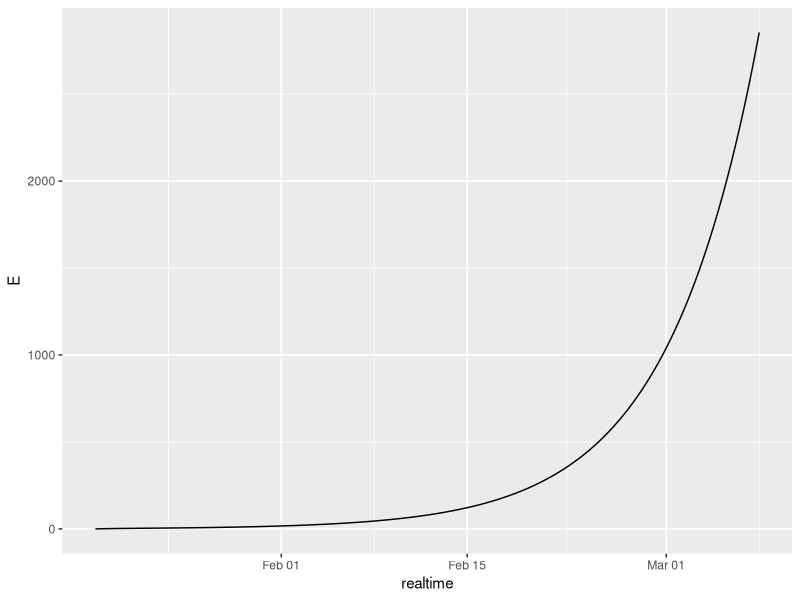
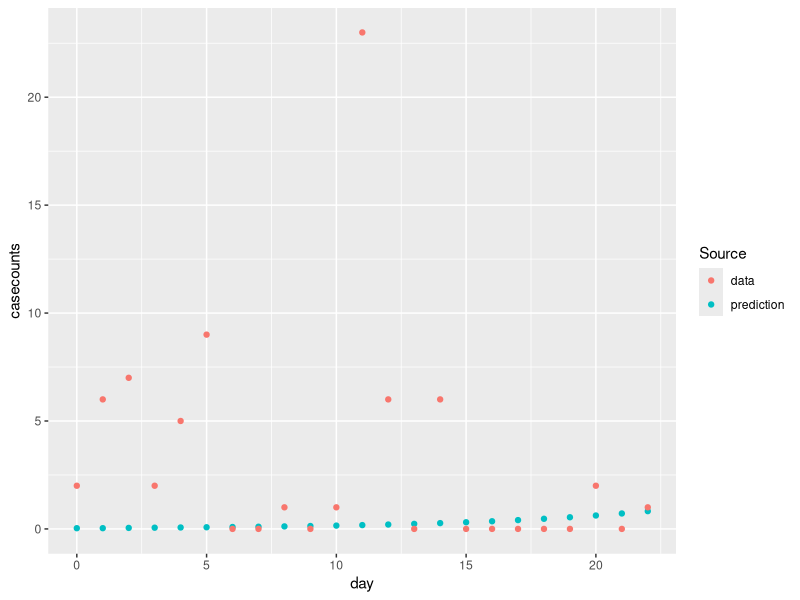

Recreate these plots in R, in order. (Note: this script raises an error after producing the figures.)
## ---- chunk 1
knitr::opts_chunk$set(echo = TRUE)
library(deSolve)
library(ggplot2)
library(tidyverse)
library(lubridate)
## ---- chunk 2
singapore <- read_csv("data/singapore_ncov_2019.csv")
head(singapore)
tail(singapore) #lots of rows with only NAs at the end; will need to figure out how many and remove them
glimpse(singapore)
colSums(is.na(singapore)) #There are 949 NAs in CaseID, and every case should have an ID, so use this to remove extra columns at end of imported object
singapore <- singapore[!is.na(singapore$CaseID), ] #As of Feb 19, 2020 there should be 84 cases
## ---- chunk 3
singapore$date_onset_symptoms <- dmy(singapore$date_onset_symptoms)
singapore$presumed_infected_date <- dmy(singapore$presumed_infected_date)
singapore$date_confirmation <- dmy(singapore$date_confirmation)

min(singapore$date_onset_symptoms, na.rm = T)  # "2020-01-20"; but there are NAs - can impute from presumed infected date and/or date of confirmation
min(singapore$presumed_infected_date, na.rm = T)  # "2020-01-18"; but there are NAs
min(singapore$date_confirmation, na.rm = T) # "2020-01-23"; no NAs 
## ---- chunk 4
singapore <- mutate(singapore, days_since_outbreak = as.numeric(presumed_infected_date - min(presumed_infected_date, na.rm = T)))
## ---- chunk 5
sp_daily = data.frame(day=0:max(singapore$days_since_outbreak, na.rm = T),  xd = vapply(0:max(singapore$days_since_outbreak, na.rm = T), 
  function(x) sum(singapore$days_since_outbreak == x, na.rm = TRUE),
 FUN.VALUE = 1)) 
## ---- chunk 6
sp_model <- function(t, state, pars) {
  with(c(as.list(state), pars), {     # make it so we can use variable and par names
# No source of zoonotic infections
# No modeling of within Singapore travel as data is at the country level and infections should be spreading from the two initial cases and/or additional imported cases
#    LcwT = LcwT*travelban(t) # 1 or 0 # we should add the travelban, control measures 
#    LwcT = LwcT*travelban(t) # 1 or 0 # as anotther time-dep function
    dSdt = -(S/N)*((R0/DI)*I) + Lis - (1/N)*(Lsi)*S
#    dSdt = -(S/N)*((R0/DI)*I) + Lis - (1/N)*(Lsi*0.98)*S  #Ex of potential hard code way to continue to introduce new infections throughout the outbreak; recall Lsi will have to add up to 1 across all compartments; so here only 98% of incoming travelers are still sucesptible the other 2% are in E and I categories
    dEdt = (S/N)*((R0/DI)*I) -E/DL - (1/N)*(Lsi)*E
#    dEdt = (S/N)*((R0/DI)*I) -E/DL - (1/N)*(Lsi)*E  #Ex of intro new infections during outbreak
    dIdt = E/DL - I/DI - (1/N)*(Lsi)*I
#    dIdt = E/DL - I/DI - (1/N)*(Lsi*0.01)*I  #Ex of intro new infections during outbreak, at a rate of 1% of incoming travellers are infected (I think?)
    list(c(dSdt, dEdt, dIdt))
  })
}
## ---- chunk 7
i_state = c(S = 5638700, E = 0, I = 2)
times = seq(0,50, by=0.1) 

pars=list(N = 5638700, 
          DL = 6, 
          R0 = 2.6, 
          DI = 8.4 - 6, 
          Lsi = 81467, 
          Lis = 87560)
## ---- chunk 8
out <-  as.data.frame(ode(y= i_state, times=times, func=sp_model, parms=pars))

out$realtime <- out$time + min(singapore$presumed_infected_date, na.rm = T)

ggplot(data = out, aes(x = realtime,y = E)) +
      geom_line() 
## ---- chunk 9
sp_loglike = function(out, pars, sp_daily) {
  # get lambda_d from 'out' which is the model output 
  ld <- vapply(sp_daily$day, function(x) getlambd(out, pars, x), FUN.VALUE = 1)
  return( sum((-ld) + sp_daily$xd*(log(ld)) - log(factorial(sp_daily$xd))))
  } 

# this function computes lambda_d in Wu et al, for the days specified in our wufinal (or ccwufinal - offset for our alternative starting time)
modelpreds = function(out, pars, sp_daily) {
 ld <- vapply(sp_daily$day, function(x) getlambd(out, pars, x), FUN.VALUE = 1)
 return(data.frame(day = sp_daily$day, prediction = ld, data = sp_daily$xd))
}

getlambd <- function(out, pars, day) {
  try(if(var(diff(out$time)) >0.005) {  stop("approx integral assumes equal time steps")} )
 try(if( max(out$time) < day) {stop("model simulation is not long enough for the data") })
   if (day == min(out$time)) {ii =  which(out$time >= day & out$time < day + 1)
   } else {   ii = which(out$time > day-1 & out$time <= day) }

  dx <- out$time[ii[2]]-out$time[ii[1]]
ft <- with(pars , {(Lsi/N)*(out$E[ii] + out$I[ii])})
return(0.5 * (dx) * (ft[1] + 2*sum(ft[2:(length(ft) - 1)]) + ft[length(ft)]))
}

# returns NEG of log likelihood
negloglike = function(R0, pars, sp_daily, my_state, times) {
  pars$R0 <-  R0
  out <- as.data.frame(ode(y = my_state, times=times, func=sp_model(), parms=pars))
  return(-sp_loglike(out, pars, sp_daily)) 
  # NOTE optim will minimize by default, min ( -loglike) = max (log like)
}
## ---- chunk 10
mypars <- list(N = 5638700, 
               DL = 6,
               R0 = 2.6, 
               DI = 8.4 - 6, 
               Lsi = 81467, 
               Lis = 87560,
               startTime = mdy("Jan 18, 2020"),
               endTime = mdy("Feb 19, 2020"))

out = as.data.frame(ode(y= i_state, times=times,  func=sp_model, parms=mypars))

mp = modelpreds(out, mypars, sp_daily) %>% gather(Source, casecounts, prediction:data)

ggplot(data=mp, aes(x=day,y=casecounts,color=Source))+geom_point() #
## ---- chunk 11
i_state = c(S = 5638700, E = 0, I = 2)
myfit <- optim(2.5, 
              function(R0) negloglike(R0, pars, sp_daily, my_state = i_state, times))
  # Keeps returning an error: 'Error in as.list(state) : argument "state" is missing, with no default'
  #I've tried renaming state to my_state (as argument name) and i_state (for initial values) but still get this error re: can't find "state" and I'm unsure where the issue is; it seems that the issue is in turning the ode output into a dataframe using the as.data.frame function
  #Ran out of time for troubleshooting

myfit <- optimize(f = function(R0) negloglike(R0, pars, sp_daily, state, times),
                  interval = c(0, 20))

myfit <- optim(2.5, negloglike, pars, sp_daily, state, times)

myfit_Brent <- optim(2.5, 
                     function(R0) negloglike(R0, pars, sp_daily, state, times),
                     method = "Brent")
